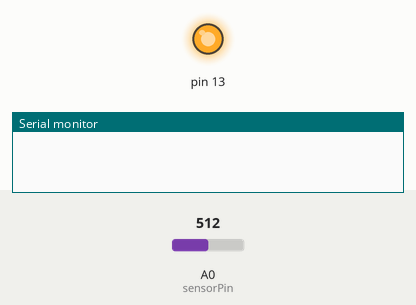
The sketch below on a simulated Arduino Uno, built with avr-gcc and run on an emulated ATmega328P. On the bench: output pins drawn as LEDs (lit = HIGH), the last lines printed to the serial monitor. The test bench sets the inputs (shaded band); at power-on: A0 (sensorPin) = 512.

Above: at 0.1 s.
At 5.1 s:
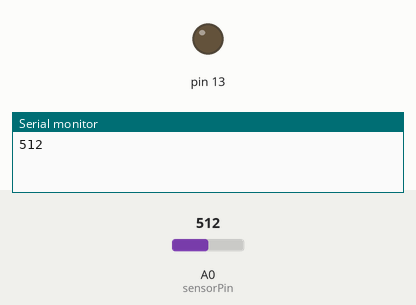
Timing chart, 0 to 6.6 s (numbered marks = the images above):
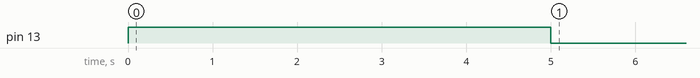

The sketch:

adu_pro_sirial_a_in_p_out_circle.ino
```cpp
//Aduino_processing_circl_1
const int sensorPin = A0;
const int ledPin = 9;
int sensorValue = 0;
int sensorMin = 1023;
int sensorMax = 0;

//Aduino_processing_sirial_A_in_P_out
void setup() {
  Serial.begin(9600);
  pinMode(13, OUTPUT);
  digitalWrite(13, HIGH);

  while (millis() < 5000) {
    sensorValue = analogRead(sensorPin);
    if (sensorValue > sensorMax) {
      sensorMax = sensorValue;
    }
    if (sensorValue < sensorMin) {
      sensorMin = sensorValue;
    }
  }
  digitalWrite(13, LOW);
}

void loop() {
  Serial.println(sensorValue);
  sensorValue = analogRead(sensorPin);
  sensorValue = map(sensorValue, sensorMin, sensorMax, 0, 255);
  sensorValue = constrain(sensorValue, 0, 255);
  delay(100);
}


/*
Processing Cod


//Aduino_processing_circl_sirial

import processing.serial.*;
Serial myPort;
int i;
float sensorValue;

void setup() {
size (900, 900);
delay(3000);
String portName = Serial.list()[1];
println(Serial.list());
myPort = new Serial(this, portName, 9600);
}
void draw() {
background(255);
ellipse(width/2, height/2,5000/sensorValue,5000/sensorValue);
fill(sensorValue,200,sensorValue-50);
ellipse(width/3, height/1,sensorValue*5,sensorValue*5);
fill(200,sensorValue-50,sensorValue);
ellipse(width/2, height/5,sensorValue*3,sensorValue*3);
fill(200,sensorValue,150);
noStroke();
}
void serialEvent(Serial p) {
String message = myPort.readStringUntil(10);
if (message != null)
{
print("Received: ");
println(message);
sensorValue = float(message);
}
}
*/
```
